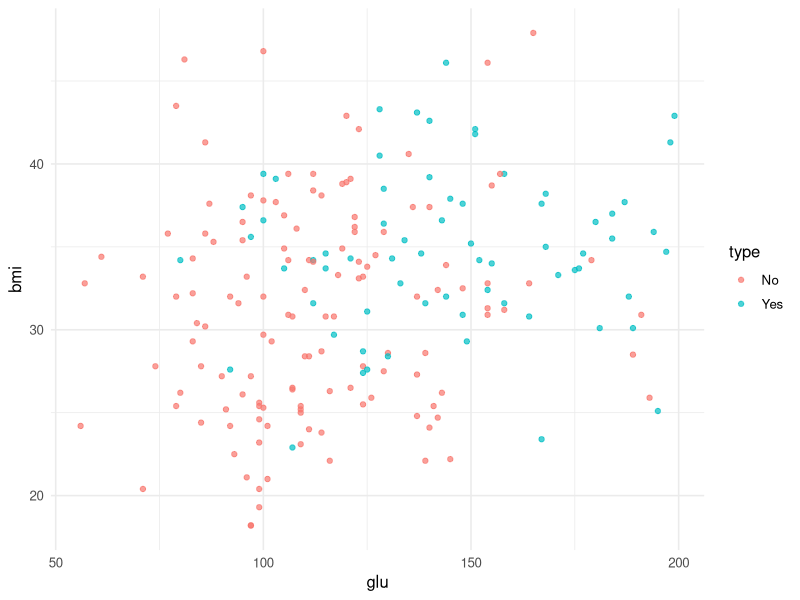

R code for this plot:
# ============================================================
# Biostatistics Courses
# Course 4 — Week 3, Session 3: Biomarker statistics
# ============================================================

# --- 0. Setup --------------------------------------------------
library(tidyverse)
library(pROC)
library(MASS)
set.seed(42)
theme_set(theme_minimal(base_size = 12))

# --- 1. Hypothesis / Goal --------------------------------------
# Assess a logistic biomarker model on Pima.tr using AUC, Youden,
# NRI, and decision curve analysis.

# --- 2. Data ---------------------------------------------------
d <- as_tibble(MASS::Pima.tr)

# --- 3. Visualise ----------------------------------------------
p1 <- ggplot(d, aes(glu, bmi, colour = type)) + geom_point(alpha = 0.7)
print(p1)

# --- 4. Assumptions --------------------------------------------
# Independent observations; glm link appropriate; no missingness.

# --- 5. Conduct / Fit ------------------------------------------
fit <- glm(type ~ glu + bmi + age, data = d, family = binomial())
d$p <- predict(fit, type = "response")
r <- roc(d$type, d$p, direction = "<", quiet = TRUE)

fit0 <- glm(type ~ glu, data = d, family = binomial())
p0 <- predict(fit0, type = "response")
case <- d$type == "Yes"
nri_up <- mean(d$p[case]  > p0[case])  - mean(d$p[case]  < p0[case])
nri_dn <- mean(d$p[!case] < p0[!case]) - mean(d$p[!case] > p0[!case])
nri <- nri_up + nri_dn

thr <- seq(0.05, 0.6, by = 0.02)
dca <- sapply(thr, function(t) {
  treat <- d$p > t
  tp <- sum(treat &  case); fp <- sum(treat & !case); N <- length(case)
  tp / N - (fp / N) * (t / (1 - t))
})

# --- 6. Report -------------------------------------------------
cat(sprintf("AUC: %.3f\n", as.numeric(auc(r))))
cat(sprintf("NRI (total): %.2f\n", nri))
